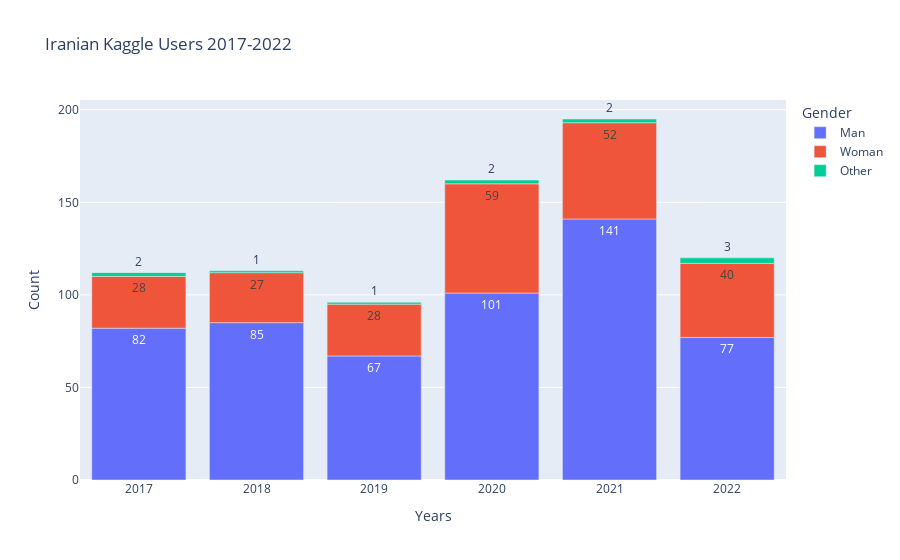

Here is the notebook cell this chart was saved with:
### Code cell
fig1 = px.bar(iran_Count.T,y=['Man', 'Woman', 'Other'],text_auto=True,
       title="Iranian Kaggle Users 2017-2022",
       labels={
           'value' : 'Count',
           'index' : 'Years',
           'variable' : 'Gender'
       }
       )
fig2 = plt.plot(iran_Count1.index,iran_Count1['Total'],linestyle = 'dashed', marker='o')
plt.title('Iranian Kaggle User 2017-2022')
plt.xlabel('Count')
plt.ylabel('Year')
plt.show()
fig1.show()

### Figure 1 — Plotly figure (JSON) as saved in the notebook; plotly's stock layout.template omitted (floating-point values rounded to 4 significant figures)
{"data": [{"alignmentgroup": "True", "hovertemplate": "Gender=Man<br>Years=%{x}<br>Count=%{y}<extra></extra>", "legendgroup": "Man", "marker": {"color": "#636efa", "pattern": {"shape": ""}}, "name": "Man", "offsetgroup": "Man", "orientation": "v", "showlegend": true, "textposition": "auto", "texttemplate": "%{y}", "type": "bar", "x": ["2017", "2018", "2019", "2020", "2021", "2022"], "xaxis": "x", "y": [82, 85, 67, 101, 141, 77], "yaxis": "y"}, {"alignmentgroup": "True", "hovertemplate": "Gender=Woman<br>Years=%{x}<br>Count=%{y}<extra></extra>", "legendgroup": "Woman", "marker": {"color": "#EF553B", "pattern": {"shape": ""}}, "name": "Woman", "offsetgroup": "Woman", "orientation": "v", "showlegend": true, "textposition": "auto", "texttemplate": "%{y}", "type": "bar", "x": ["2017", "2018", "2019", "2020", "2021", "2022"], "xaxis": "x", "y": [28, 27, 28, 59, 52, 40], "yaxis": "y"}, {"alignmentgroup": "True", "hovertemplate": "Gender=Other<br>Years=%{x}<br>Count=%{y}<extra></extra>", "legendgroup": "Other", "marker": {"color": "#00cc96", "pattern": {"shape": ""}}, "name": "Other", "offsetgroup": "Other", "orientation": "v", "showlegend": true, "textposition": "auto", "texttemplate": "%{y}", "type": "bar", "x": ["2017", "2018", "2019", "2020", "2021", "2022"], "xaxis": "x", "y": [2, 1, 1, 2, 2, 3], "yaxis": "y"}], "layout": {"barmode": "relative", "legend": {"title": {"text": "Gender"}, "tracegroupgap": 0}, "title": {"text": "Iranian Kaggle Users 2017-2022"}, "xaxis": {"anchor": "y", "domain": [0, 1], "title": {"text": "Years"}}, "yaxis": {"anchor": "x", "domain": [0, 1], "title": {"text": "Count"}}}}
